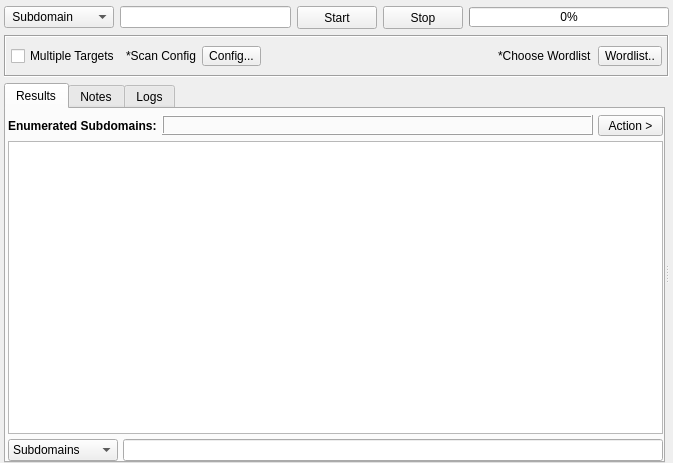
<?xml version="1.0" encoding="UTF-8"?>
<ui version="4.0">
 <class>Brute</class>
 <widget class="QWidget" name="Brute">
  <property name="geometry">
   <rect>
    <x>0</x>
    <y>0</y>
    <width>673</width>
    <height>463</height>
   </rect>
  </property>
  <property name="windowTitle">
   <string>Form</string>
  </property>
  <property name="styleSheet">
   <string notr="true"/>
  </property>
  <layout class="QVBoxLayout" name="verticalLayout_2">
   <property name="leftMargin">
    <number>4</number>
   </property>
   <property name="topMargin">
    <number>6</number>
   </property>
   <property name="rightMargin">
    <number>4</number>
   </property>
   <property name="bottomMargin">
    <number>0</number>
   </property>
   <item>
    <layout class="QHBoxLayout" name="horizontalLayout_6">
     <item>
      <widget class="QComboBox" name="comboBoxOutput">
       <property name="sizePolicy">
        <sizepolicy hsizetype="Fixed" vsizetype="Fixed">
         <horstretch>0</horstretch>
         <verstretch>0</verstretch>
        </sizepolicy>
       </property>
       <property name="minimumSize">
        <size>
         <width>110</width>
         <height>21</height>
        </size>
       </property>
       <property name="maximumSize">
        <size>
         <width>110</width>
         <height>16777215</height>
        </size>
       </property>
       <property name="focusPolicy">
        <enum>Qt::NoFocus</enum>
       </property>
       <property name="styleSheet">
        <string notr="true"/>
       </property>
       <item>
        <property name="text">
         <string> Subdomain</string>
        </property>
       </item>
       <item>
        <property name="text">
         <string> TLD</string>
        </property>
       </item>
      </widget>
     </item>
     <item>
      <widget class="QLineEdit" name="lineEditTarget">
       <property name="minimumSize">
        <size>
         <width>0</width>
         <height>20</height>
        </size>
       </property>
       <property name="focusPolicy">
        <enum>Qt::StrongFocus</enum>
       </property>
       <property name="styleSheet">
        <string notr="true"/>
       </property>
      </widget>
     </item>
     <item>
      <widget class="QPushButton" name="buttonStart">
       <property name="sizePolicy">
        <sizepolicy hsizetype="Fixed" vsizetype="Fixed">
         <horstretch>0</horstretch>
         <verstretch>0</verstretch>
        </sizepolicy>
       </property>
       <property name="minimumSize">
        <size>
         <width>75</width>
         <height>23</height>
        </size>
       </property>
       <property name="styleSheet">
        <string notr="true"/>
       </property>
       <property name="text">
        <string>Start</string>
       </property>
      </widget>
     </item>
     <item>
      <widget class="QPushButton" name="buttonStop">
       <property name="sizePolicy">
        <sizepolicy hsizetype="Fixed" vsizetype="Fixed">
         <horstretch>0</horstretch>
         <verstretch>0</verstretch>
        </sizepolicy>
       </property>
       <property name="minimumSize">
        <size>
         <width>75</width>
         <height>23</height>
        </size>
       </property>
       <property name="styleSheet">
        <string notr="true"/>
       </property>
       <property name="text">
        <string>Stop</string>
       </property>
      </widget>
     </item>
     <item>
      <widget class="QProgressBar" name="progressBar">
       <property name="minimumSize">
        <size>
         <width>200</width>
         <height>20</height>
        </size>
       </property>
       <property name="maximumSize">
        <size>
         <width>200</width>
         <height>20</height>
        </size>
       </property>
       <property name="styleSheet">
        <string notr="true"/>
       </property>
       <property name="value">
        <number>0</number>
       </property>
      </widget>
     </item>
    </layout>
   </item>
   <item>
    <widget class="QFrame" name="frame">
     <property name="sizePolicy">
      <sizepolicy hsizetype="Preferred" vsizetype="Maximum">
       <horstretch>0</horstretch>
       <verstretch>0</verstretch>
      </sizepolicy>
     </property>
     <property name="minimumSize">
      <size>
       <width>0</width>
       <height>42</height>
      </size>
     </property>
     <property name="maximumSize">
      <size>
       <width>16777215</width>
       <height>42</height>
      </size>
     </property>
     <property name="styleSheet">
      <string notr="true"/>
     </property>
     <property name="frameShape">
      <enum>QFrame::Box</enum>
     </property>
     <property name="frameShadow">
      <enum>QFrame::Sunken</enum>
     </property>
     <layout class="QHBoxLayout" name="horizontalLayout">
      <property name="leftMargin">
       <number>5</number>
      </property>
      <property name="rightMargin">
       <number>5</number>
      </property>
      <item>
       <widget class="QCheckBox" name="checkBoxMultipleTargets">
        <property name="text">
         <string>Multiple Targets</string>
        </property>
       </widget>
      </item>
      <item>
       <widget class="QLabel" name="label">
        <property name="text">
         <string>*Scan Config</string>
        </property>
       </widget>
      </item>
      <item>
       <widget class="QToolButton" name="buttonConfig">
        <property name="minimumSize">
         <size>
          <width>0</width>
          <height>19</height>
         </size>
        </property>
        <property name="styleSheet">
         <string notr="true"/>
        </property>
        <property name="text">
         <string>Config...</string>
        </property>
       </widget>
      </item>
      <item>
       <spacer name="horizontalSpacer_2">
        <property name="orientation">
         <enum>Qt::Horizontal</enum>
        </property>
        <property name="sizeHint" stdset="0">
         <size>
          <width>295</width>
          <height>20</height>
         </size>
        </property>
       </spacer>
      </item>
      <item>
       <widget class="QLabel" name="label_11">
        <property name="sizePolicy">
         <sizepolicy hsizetype="Maximum" vsizetype="Maximum">
          <horstretch>0</horstretch>
          <verstretch>0</verstretch>
         </sizepolicy>
        </property>
        <property name="styleSheet">
         <string notr="true"/>
        </property>
        <property name="text">
         <string>*Choose Wordlist</string>
        </property>
       </widget>
      </item>
      <item>
       <widget class="QToolButton" name="buttonWordlist">
        <property name="minimumSize">
         <size>
          <width>0</width>
          <height>19</height>
         </size>
        </property>
        <property name="styleSheet">
         <string notr="true"/>
        </property>
        <property name="text">
         <string>Wordlist..</string>
        </property>
       </widget>
      </item>
     </layout>
    </widget>
   </item>
   <item>
    <widget class="QSplitter" name="splitter">
     <property name="orientation">
      <enum>Qt::Horizontal</enum>
     </property>
     <widget class="QWidget" name="layoutWidget">
      <layout class="QHBoxLayout" name="horizontalLayout_3">
       <item>
        <widget class="QTabWidget" name="tabWidgetResults">
         <property name="styleSheet">
          <string notr="true"/>
         </property>
         <property name="currentIndex">
          <number>0</number>
         </property>
         <widget class="QWidget" name="tabResults">
          <attribute name="title">
           <string>Results</string>
          </attribute>
          <layout class="QVBoxLayout" name="verticalLayout_19">
           <property name="spacing">
            <number>5</number>
           </property>
           <property name="leftMargin">
            <number>2</number>
           </property>
           <property name="topMargin">
            <number>6</number>
           </property>
           <property name="rightMargin">
            <number>0</number>
           </property>
           <property name="bottomMargin">
            <number>0</number>
           </property>
           <item>
            <layout class="QHBoxLayout" name="horizontalLayout_19">
             <item>
              <widget class="QLabel" name="label_resultsTitle">
               <property name="sizePolicy">
                <sizepolicy hsizetype="Maximum" vsizetype="Preferred">
                 <horstretch>0</horstretch>
                 <verstretch>0</verstretch>
                </sizepolicy>
               </property>
               <property name="font">
                <font>
                 <weight>75</weight>
                 <bold>true</bold>
                </font>
               </property>
               <property name="styleSheet">
                <string notr="true"/>
               </property>
               <property name="text">
                <string>Enumerated Subdomains:</string>
               </property>
              </widget>
             </item>
             <item>
              <widget class="QLabel" name="labelResultsCount">
               <property name="sizePolicy">
                <sizepolicy hsizetype="Preferred" vsizetype="Maximum">
                 <horstretch>0</horstretch>
                 <verstretch>0</verstretch>
                </sizepolicy>
               </property>
               <property name="minimumSize">
                <size>
                 <width>0</width>
                 <height>20</height>
                </size>
               </property>
               <property name="maximumSize">
                <size>
                 <width>16777215</width>
                 <height>20</height>
                </size>
               </property>
               <property name="font">
                <font>
                 <weight>75</weight>
                 <bold>true</bold>
                </font>
               </property>
               <property name="styleSheet">
                <string notr="true"/>
               </property>
               <property name="frameShape">
                <enum>QFrame::Box</enum>
               </property>
               <property name="frameShadow">
                <enum>QFrame::Raised</enum>
               </property>
               <property name="text">
                <string/>
               </property>
              </widget>
             </item>
             <item>
              <widget class="QToolButton" name="buttonAction">
               <property name="sizePolicy">
                <sizepolicy hsizetype="Fixed" vsizetype="Fixed">
                 <horstretch>0</horstretch>
                 <verstretch>0</verstretch>
                </sizepolicy>
               </property>
               <property name="minimumSize">
                <size>
                 <width>65</width>
                 <height>20</height>
                </size>
               </property>
               <property name="font">
                <font>
                 <weight>50</weight>
                 <bold>false</bold>
                </font>
               </property>
               <property name="styleSheet">
                <string notr="true"/>
               </property>
               <property name="text">
                <string>Action &gt;</string>
               </property>
              </widget>
             </item>
            </layout>
           </item>
           <item>
            <widget class="QTableView" name="tableViewResults">
             <property name="sizePolicy">
              <sizepolicy hsizetype="Expanding" vsizetype="Expanding">
               <horstretch>0</horstretch>
               <verstretch>0</verstretch>
              </sizepolicy>
             </property>
             <property name="font">
              <font>
               <family>MS Shell Dlg 2</family>
               <pointsize>8</pointsize>
              </font>
             </property>
             <property name="focusPolicy">
              <enum>Qt::NoFocus</enum>
             </property>
             <property name="contextMenuPolicy">
              <enum>Qt::CustomContextMenu</enum>
             </property>
             <property name="accessibleDescription">
              <string/>
             </property>
             <property name="styleSheet">
              <string notr="true"/>
             </property>
             <property name="frameShadow">
              <enum>QFrame::Sunken</enum>
             </property>
             <property name="lineWidth">
              <number>1</number>
             </property>
             <property name="editTriggers">
              <set>QAbstractItemView::NoEditTriggers</set>
             </property>
             <property name="showDropIndicator" stdset="0">
              <bool>false</bool>
             </property>
             <property name="dragDropOverwriteMode">
              <bool>false</bool>
             </property>
             <property name="selectionMode">
              <enum>QAbstractItemView::ExtendedSelection</enum>
             </property>
             <property name="verticalScrollMode">
              <enum>QAbstractItemView::ScrollPerPixel</enum>
             </property>
             <property name="horizontalScrollMode">
              <enum>QAbstractItemView::ScrollPerPixel</enum>
             </property>
             <property name="showGrid">
              <bool>false</bool>
             </property>
             <property name="sortingEnabled">
              <bool>true</bool>
             </property>
             <property name="cornerButtonEnabled">
              <bool>true</bool>
             </property>
             <attribute name="horizontalHeaderCascadingSectionResizes">
              <bool>true</bool>
             </attribute>
             <attribute name="horizontalHeaderMinimumSectionSize">
              <number>200</number>
             </attribute>
             <attribute name="horizontalHeaderDefaultSectionSize">
              <number>220</number>
             </attribute>
             <attribute name="horizontalHeaderStretchLastSection">
              <bool>true</bool>
             </attribute>
             <attribute name="verticalHeaderVisible">
              <bool>false</bool>
             </attribute>
             <attribute name="verticalHeaderMinimumSectionSize">
              <number>15</number>
             </attribute>
             <attribute name="verticalHeaderDefaultSectionSize">
              <number>15</number>
             </attribute>
            </widget>
           </item>
           <item>
            <layout class="QHBoxLayout" name="horizontalLayout_7">
             <item>
              <widget class="QComboBox" name="comboBoxFilter">
               <property name="minimumSize">
                <size>
                 <width>110</width>
                 <height>0</height>
                </size>
               </property>
               <item>
                <property name="text">
                 <string>Subdomains</string>
                </property>
               </item>
               <item>
                <property name="text">
                 <string>Ip</string>
                </property>
               </item>
              </widget>
             </item>
             <item>
              <widget class="QLineEdit" name="lineEditFilter"/>
             </item>
            </layout>
           </item>
          </layout>
         </widget>
         <widget class="QWidget" name="tabNotes">
          <attribute name="title">
           <string>Notes</string>
          </attribute>
          <layout class="QVBoxLayout" name="verticalLayout_3">
           <property name="leftMargin">
            <number>0</number>
           </property>
           <property name="topMargin">
            <number>2</number>
           </property>
           <property name="rightMargin">
            <number>0</number>
           </property>
           <property name="bottomMargin">
            <number>0</number>
           </property>
           <item>
            <widget class="QPlainTextEdit" name="plainTextEditNotes"/>
           </item>
          </layout>
         </widget>
         <widget class="QWidget" name="tabLogs">
          <attribute name="title">
           <string>Logs</string>
          </attribute>
          <layout class="QVBoxLayout" name="verticalLayout_20">
           <property name="spacing">
            <number>3</number>
           </property>
           <property name="leftMargin">
            <number>0</number>
           </property>
           <property name="topMargin">
            <number>6</number>
           </property>
           <property name="rightMargin">
            <number>0</number>
           </property>
           <property name="bottomMargin">
            <number>0</number>
           </property>
           <item>
            <widget class="QPlainTextEdit" name="plainTextEditLogs">
             <property name="readOnly">
              <bool>true</bool>
             </property>
            </widget>
           </item>
          </layout>
         </widget>
        </widget>
       </item>
      </layout>
     </widget>
     <widget class="QWidget" name="layoutWidget">
      <layout class="QHBoxLayout" name="horizontalLayout_2">
       <item>
        <layout class="QVBoxLayout" name="verticalLayout">
         <item>
          <widget class="InputWidget" name="targets" native="true">
           <property name="minimumSize">
            <size>
             <width>0</width>
             <height>150</height>
            </size>
           </property>
          </widget>
         </item>
         <item>
          <widget class="InputWidget" name="wordlist" native="true">
           <property name="minimumSize">
            <size>
             <width>0</width>
             <height>150</height>
            </size>
           </property>
          </widget>
         </item>
        </layout>
       </item>
      </layout>
     </widget>
    </widget>
   </item>
  </layout>
 </widget>
 <customwidgets>
  <customwidget>
   <class>InputWidget</class>
   <extends>QWidget</extends>
   <header>src/widgets/InputWidget.h</header>
   <container>1</container>
  </customwidget>
 </customwidgets>
 <resources/>
 <connections/>
</ui>
